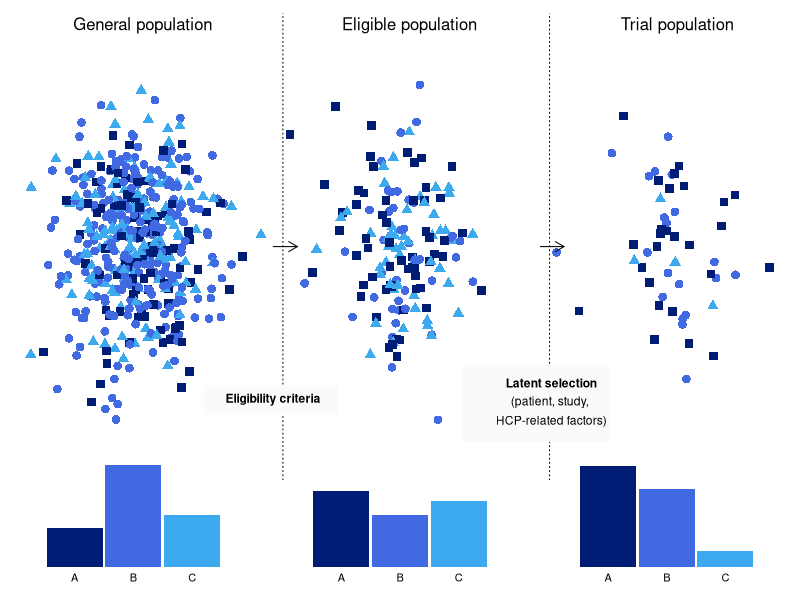

Write R code to recreate this figure.
set.seed(10)

generate_data <- function(size, prob_x, prob_y) {
  x <- sample(c("A", "B", "C"), size, prob = prob_x, replace = TRUE)
  D <- data.frame(X = rnorm(size, mean = 0, sd = 1.75), 
                  Y = rnorm(size, mean = 0, sd = 0.95), 
                  ID = 1:size)
  D <- D[sample(D$ID, size = size), ]
  return(list(x = x, D = D))
}

dl <- list(
  generate_data(500, prob_x = c(0.8/3, 2/3, 1/3)),
  generate_data(150, prob_x = c(1/6, 1/6, 1/6)),
  generate_data(50, prob_x = c(1.6/6, 1/6, 0.2/6))
)

# make figure
pdf(file = "/Users/daphneweemering/surfdrive/trial participation/trial-participation/figures/figure5.pdf", height = 5, width = 7)

# population
par(mar = c(0, 0.5, 1, 0), mfrow = c(2, 4), fig = c(0, 1/3, 0.2, 1), new = F)
plot (dl[[1]]$D$X, dl[[1]]$D$Y, col = paste(factor(dl[[1]]$x, labels = c("#001d76", "#4169E1", "#3daaf0"))), 
      pch = 14 + as.numeric(factor(dl[[1]]$x)), ylim = c(-3.5, 3.5), xlim = c(-6, 6), 
      xaxt = "n", yaxt = "n", bty = "n", cex = 1.75)
mtext("General population", line = -1.5, adj = 0.55)

par(fig = c(0, 2/3, 0.2, 1))
arrows(x0 = 0, y0 = 0, x1 = 0.6, y1 = 0, length = 0.1, angle = 30, code = 2)

# eligible patients
par(mar = c(0, 0.5, 1, 0), mfrow = c(2, 3), fig = c(1/3, 2/3, 0.2, 1), new = T)
plot (dl[[2]]$D$X, dl[[2]]$D$Y, col = paste(factor(dl[[2]]$x, labels = c("#001d76", "#4169E1", "#3daaf0"))), 
      pch = 14 + as.numeric(factor(dl[[2]]$x)), ylim = c(-3.5, 3.5), xlim = c(-6, 6), 
      xaxt = "n", yaxt = "n", bty = "n", cex = 1.75)
mtext("Eligible population", line = -1.5, adj = 0.55)
abline (v = -6, lty = 3)


# trial patients
par(mar = c(0, 0.5, 1, 0), mfrow = c(2, 3), fig = c(2/3, 1, 0.2, 1), new = T)
plot (dl[[3]]$D$X, dl[[3]]$D$Y, col = paste(factor(dl[[3]]$x, labels = c("#001d76", "#4169E1", "#3daaf0"))),
      pch = 14 + as.numeric(factor(dl[[3]]$x)), ylim = c(-3.5, 3.5), xlim = c(-6, 6),
      xaxt = "n", yaxt = "n", bty = "n", cex = 1.75)
mtext("Trial population", line = -1.5, adj = 0.55)
abline (v = -6, lty = 3)

par(fig = c(1/3, 1, 0.2, 1))
arrows(x0 = -0.2, y0 = 0, x1 = 0.6, y1 = 0, length = 0.1, angle = 30, code = 2)

# selection text
par(mar = c (0, 0.5, 1, 0), fig = c(0, 1, 0, 1), new = T)
legend(x = -3.42, y = -1, legend = bquote(bold("Eligibility criteria    ")), bg = "grey98", 
       adj = 0, text.col = "black", box.col = "grey98", cex = 1.1, xpd = T)

# Calculate the width and height of the legend text
text_width <- strwidth("Latent selection\n(patient-,\nstudy, HCP-related factors)", cex = 1.1)
text_height <- strheight("Latent selection\n(patient-,\nstudy, HCP-related factors)", cex = 1.1)

# Create the legend and draw the grey box
rect(1 - 0.12, - 1.73, 1 + text_width - 0.1, -0.73, border = NA, col = "grey98", lwd = 1)
text(x = 2.35, y = -0.97, expression(bold("Latent selection")), cex = 1.1)
text(x = 2.35, y = -1.22, "(patient, study, ", cex = 1.1)
text(x = 2.35, y = -1.47, "HCP-related factors)", cex = 1.1)

# barplots
par(mar = c (2.5, 3, 1, 3), fig = c(0, 1/3, 0, 0.4), new = T, mgp = c(3, 0.3, 0))
barplot(prop.table(table(dl[[1]]$x)), yaxt = "n", col = c("#001d76", "#4169E1", "#3daaf0"), 
        ylim = c(0, 1), border = NA, space = 0.05)

par(mar = c(2.5, 3, 1, 3), fig = c(1/3, 2/3, 0, 0.4), new = T, mgp = c(3, 0.3, 0))
barplot(prop.table(table(dl[[2]]$x)), yaxt = "n", col = c("#001d76", "#4169E1", "#3daaf0"),
        ylim = c(0, 1), border = NA, space = 0.05)

par(mar = c(2.5, 3, 1, 3), fig = c(2/3, 1, 0, 0.4), new = T, mgp = c(3, 0.3, 0))
barplot(prop.table(table(dl[[3]]$x)), yaxt = "n", col = c("#001d76", "#4169E1", "#3daaf0"),
        ylim = c(0, 1), border = NA, space = 0.05)


dev.off()






# par(mar = c(1.5, 2, 0.7, 0.5), mfrow = c(2, 4), fig = c(0, 1/3, 0, 0.1), new = T)
# barplot(as.matrix(prop.table(table(dl[[1]]$x))), col = c("#001d76", "#4169E1", "#3daaf0"), 
#         horiz = T, xaxt = "n", border = NA)
# 
# lttr <- function(x, abc){
#   text(x = x, y = 0.7, abc, col = "white")
# }
# 
# mat <- as.matrix(prop.table(table(dl[[1]]$x)))
# result <- c(mat[1]/2, mat[1] + mat[2]/2, mat[1] + mat[2] + mat[3]/2)
# lttr(result, c("A", "B", "C"))
# 
# par(mar = c(1.5, 2, 0.7, 0.5), mfrow = c(2, 4), fig = c(1/3, 2/3, 0, 0.1), new = T)
# barplot(as.matrix(prop.table(table(dl[[2]]$x))), col = c("#001d76", "#4169E1", "#3daaf0"), 
#         horiz = T, xaxt = "n", border = NA)
# 
# mat <- as.matrix(prop.table(table(dl[[2]]$x)))
# result <- c(mat[1]/2, mat[1] + mat[2]/2, mat[1] + mat[2] + mat[3]/2)
# lttr(result, c("A", "B", "C"))
# 
# par(mar = c(1.5, 2, 0.7, 1), mfrow = c(2, 4), fig = c(2/3, 1, 0, 0.1), new = T)
# barplot(as.matrix(prop.table(table(dl[[3]]$x))), col = c("#001d76", "#4169E1", "#3daaf0"), 
#         horiz = T, xaxt = "n", border = NA)
# 
# mat <- as.matrix(prop.table(table(dl[[3]]$x)))
# result <- c(mat[1]/2, mat[1] + mat[2]/2, mat[1] + mat[2] + mat[3]/2)
# lttr(result, c("A", "B", "C"))
